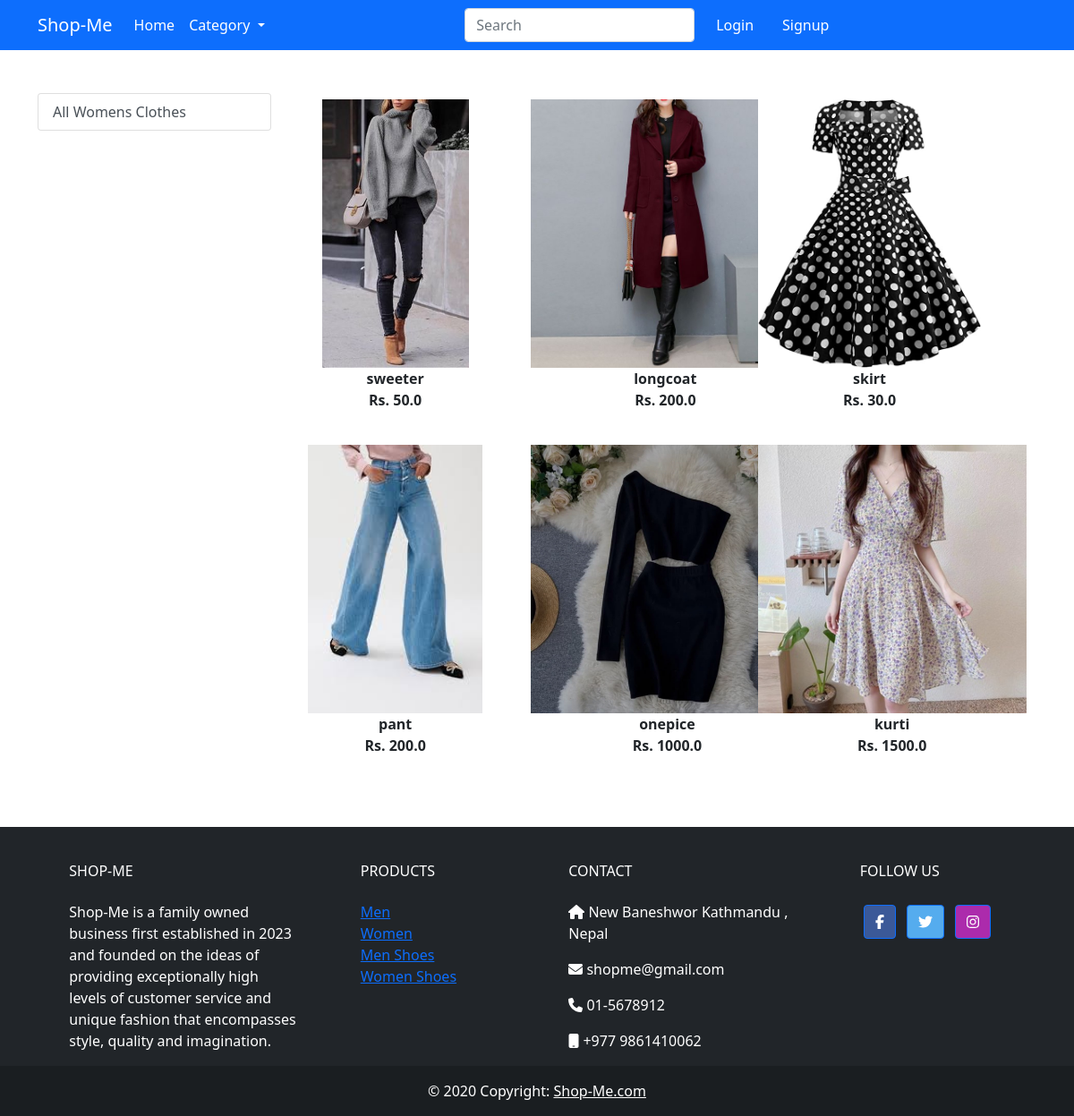
Screenshot of /women/ with the database file from the repository.
### app/models.py (models this page shows, shortened)
class Product(models.Model):
    title= models.CharField(max_length=200)
    selling_price = models.FloatField()
    discounted_price= models.FloatField()
    description = models.TextField()
    brand= models.CharField(max_length=200)
    category = models.CharField(choices= CATEGORY_CHOICES, max_length=2)
    product_image = models.ImageField(upload_to= 'productimage')

### app/views.py (the view)
# urls.py: path('women/',views.women,name='women'),
def women(request, data=None):
    if data == None:
        women = Product.objects.filter(category="W")
    return render(request, "app/women.html", {"women": women})

### app/templates/app/women.html (shortened to what this page needs)
{% extends 'app/base.html' %}
{% load static %}
{% block main-content %}
<div class="container my-5">
    <div class="row">
        <div class="col-sm-3">
            <div class="list-group">
                <a href="{% url 'women' %}" class="list-group-item list-group-item-action" aria-current="true">All
                    Womens Clothes</a>
            </div>
        </div>
        <div class=" col-sm-8">
            <div class="row">
                {% for product in women %}
                <div class="col-sm-4 text-center mb-4">
                    <a href="{% url 'product-detail' product.id %}" class="btn">
                        <div class="item">
                            <img src="{{product.product_image.url}}" alt="" height="300" class="">
                            <div class="fw-bold">{{product.title}}</div>
                            <div class="fw-bold">Rs. {{product.discounted_price}}
                            </div>
                        </div>
                    </a>
                </div>
                {% endfor %}
            </div>
        </div>
    </div>
</div>
{% endblock main-content %}

### rows the page displays
Product: product_image (picture), title "sweeter", discounted_price "50.0"
Product: product_image (picture), title "longcoat", discounted_price "200.0"
Product: product_image (picture), title "skirt", discounted_price "30.0"
Product: product_image (picture), title "pant", discounted_price "200.0"
Product: product_image (picture), title "onepice", discounted_price "1000.0"
Product: product_image (picture), title "kurti", discounted_price "1500.0"
